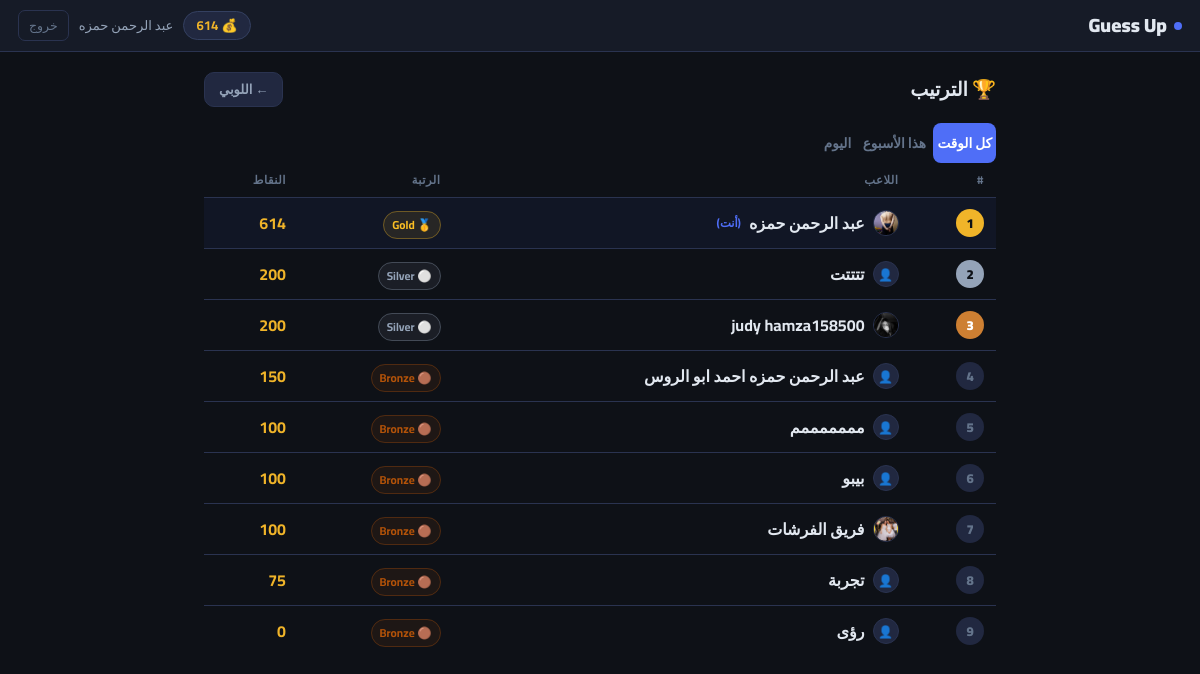
Screenshot of /leaderboard (signed in) with the database file from the repository.
### models.py (models this page shows, shortened)
class Player(db.Model):
    __tablename__     = 'players'
    id                = db.Column(db.Integer, primary_key=True)
    player_name       = db.Column(db.String(50), unique=True, nullable=False)
    password_hash     = db.Column(db.String(256), nullable=False)
    points            = db.Column(db.Integer, default=100)
    xp                = db.Column(db.Integer, default=0)       # م12: XP
    win_streak        = db.Column(db.Integer, default=0)       # م4: Streak
    best_streak       = db.Column(db.Integer, default=0)       # م4: أحسن streak
    last_daily_reward = db.Column(db.DateTime, nullable=True)  # م2: Daily Reward
    avatar            = db.Column(db.String(200), nullable=True)
    created_at        = db.Column(db.DateTime, default=datetime.utcnow)
    @property
    def rank(self):
        if self.points >= 1000: return {'name': 'Diamond', 'icon': '💎', 'color': '#60a5fa'}
        if self.points >= 500:  return {'name': 'Gold',    'icon': '🥇', 'color': '#fbbf24'}
        if self.points >= 200:  return {'name': 'Silver',  'icon': '⚪', 'color': '#94a3b8'}
        return                         {'name': 'Bronze',  'icon': '🟤', 'color': '#b45309'}

### app.py (the view)
@app.route('/leaderboard')
def leaderboard():
    all_time = get_leaderboard(20)
    week_ago = datetime.utcnow() - timedelta(days=7)
    today    = datetime.utcnow() - timedelta(hours=24)
    def weekly_board(since, lim=20):
        rows = (db.session.query(Match.winner_id,
                    db.func.sum(Match.bet).label('earned'),
                    db.func.count(Match.id).label('wins'))
                .filter(Match.created_at >= since, Match.winner_id != None)
                .group_by(Match.winner_id)
                .order_by(db.func.sum(Match.bet).desc()).limit(lim).all())
        return [{'player': get_player_by_id(r.winner_id),
                 'earned': r.earned, 'wins': r.wins}
                for r in rows if get_player_by_id(r.winner_id)]
    return render_template('leaderboard.html',
                           players=all_time,
                           weekly=weekly_board(week_ago),
                           today=weekly_board(today))

### app.py (called while the page is built)
@app.context_processor
def inject_player():
    def get_player():
        pid=session.get('player_id')
        return Player.query.filter_by(id=pid).first() if pid else None
    return dict(get_player=get_player)

### auth.py (called while the page is built)
def get_player_by_id(player_id):
    return Player.query.filter_by(id=player_id).first()

### points.py (called while the page is built)
def get_leaderboard(limit=20):
    return Player.query.order_by(Player.points.desc()).limit(limit).all()

### templates/leaderboard.html (shortened to what this page needs)
{% extends 'base.html' %}
{% block content %}
<div class="container">
    <div style="display:flex;align-items:center;justify-content:space-between;margin-bottom:16px">
        <h1 style="font-size:1.2rem;font-weight:900">🏆 الترتيب</h1>
        <a href="/lobby" class="btn btn-ghost btn-sm">← اللوبي</a>
    </div>
    <div class="tabs-bar">
        <button class="t-btn active" onclick="switchTab('alltime',this)">كل الوقت</button>
        <button class="t-btn"       onclick="switchTab('weekly',this)">هذا الأسبوع</button>
        <button class="t-btn"       onclick="switchTab('today',this)">اليوم</button>
    </div>
    <div id="tab-alltime">
        {% if players %}
        <table class="lb-table">
            <thead><tr><th>#</th><th>اللاعب</th><th>الرتبة</th><th>النقاط</th></tr></thead>
            <tbody>
            {% for p in players %}{% set r = p.rank %}
            <tr {% if session.player_id==p.id %}class="me-row"{% endif %}>
                <td><span class="rank-num {% if loop.index==1 %}rn-1{% elif loop.index==2 %}rn-2{% elif loop.index==3 %}rn-3{% else %}rn-n{% endif %}">{{loop.index}}</span></td>
                <td><a href="/player/{{p.id}}" class="p-link">
                    {% if p.avatar %}<img src="/static/avatars/{{p.avatar}}" class="av-xs">
                    {% else %}<span class="av-ph">👤</span>{% endif %}
                    {{p.player_name}}
                    {% if session.player_id==p.id %}<span style="color:var(--blue);font-size:.72rem">(أنت)</span>{% endif %}
                </a></td>
                <td><span class="rank-tag" data-rc="{{r.color}}">{{r.icon}} {{r.name}}</span></td>
                <td class="pts-cell">{{p.points}}</td>
            </tr>{% endfor %}
            </tbody>
        </table>
        {% else %}
        <div style="text-align:center;color:var(--muted);padding:40px">مفيش لاعبين بعد 🎮</div>
        {% endif %}
    </div>
</div>
{% endblock %}

### templates/base.html (shortened to what this page needs)
<!DOCTYPE html>
<html lang="ar" dir="rtl">
<head>
</head>
<body>
{% if session.player_id %}
<nav>
    <a href="/lobby" class="nav-logo">
        <span class="dot"></span>
        Guess Up
    </a>
    <div class="nav-right">
        {% set me = get_player() %}
        {% if me %}
        <span class="pts-chip">💰 {{ me.points }}</span>
        <a href="/player/{{ session.player_id }}" class="nav-name">{{ session.player_name }}</a>
        {% endif %}
        <form action="/logout" method="get" style="display:inline">
            <button class="btn-logout">خروج</button>
        </form>
    </div>
</nav>
{% endif %}
{% block content %}{% endblock %}
</body>
</html>

### rows the page displays
Player: points "614", player_name "عبد الرحمن حمزه", avatar (picture), shows "(أنت)", icon "🥇", name "Gold"
Player: player_name "تتتتت", icon "⚪", name "Silver", points "200"
Player: avatar (picture), player_name "judy hamza158500", icon "⚪", name "Silver", points "200"
Player: player_name "عبد الرحمن حمزه احمد ابو الروس", icon "🟤", name "Bronze", points "150"
Player: player_name "مممممممم", icon "🟤", name "Bronze", points "100"
Player: player_name "بيبو", icon "🟤", name "Bronze", points "100"
Player: avatar (picture), player_name "فريق الفرشات", icon "🟤", name "Bronze", points "100"
Player: player_name "تجربة", icon "🟤", name "Bronze", points "75"
Player: player_name "رؤى", icon "🟤", name "Bronze", points "0"
